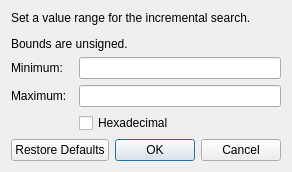
<?xml version="1.0" encoding="UTF-8"?>
<ui version="4.0">
 <class>RangeDialog</class>
 <widget class="QDialog" name="RangeDialog">
  <property name="windowTitle">
   <string>Search Range</string>
  </property>
  <property name="windowIcon">
   <iconset resource="../rc/icons.qrc">
    <normaloff>:/icons/logo.png</normaloff>:/icons/logo.png</iconset>
  </property>
  <layout class="QGridLayout" name="gridLayout">
   <item row="4" column="2">
    <widget class="QCheckBox" name="checkHex">
     <property name="text">
      <string>Hexadecimal</string>
     </property>
    </widget>
   </item>
   <item row="3" column="0">
    <widget class="QLabel" name="label_3">
     <property name="text">
      <string>Maximum:</string>
     </property>
    </widget>
   </item>
   <item row="7" column="0" colspan="3">
    <widget class="QDialogButtonBox" name="buttonBox">
     <property name="orientation">
      <enum>Qt::Horizontal</enum>
     </property>
     <property name="standardButtons">
      <set>QDialogButtonBox::Cancel|QDialogButtonBox::Ok|QDialogButtonBox::RestoreDefaults</set>
     </property>
    </widget>
   </item>
   <item row="0" column="0" colspan="3">
    <widget class="QLabel" name="label">
     <property name="text">
      <string>&lt;html&gt;&lt;head/&gt;&lt;body&gt;&lt;p&gt;Set a value range for the incremental search. &lt;/p&gt;&lt;p&gt;Bounds are unsigned.&lt;/p&gt;&lt;/body&gt;&lt;/html&gt;</string>
     </property>
    </widget>
   </item>
   <item row="2" column="0">
    <widget class="QLabel" name="label_2">
     <property name="text">
      <string>Minimum:</string>
     </property>
    </widget>
   </item>
   <item row="3" column="2">
    <widget class="QLineEdit" name="lineMax"/>
   </item>
   <item row="2" column="2">
    <widget class="QLineEdit" name="lineMin"/>
   </item>
  </layout>
 </widget>
 <resources>
  <include location="../rc/icons.qrc"/>
 </resources>
 <connections>
  <connection>
   <sender>buttonBox</sender>
   <signal>accepted()</signal>
   <receiver>RangeDialog</receiver>
   <slot>accept()</slot>
   <hints>
    <hint type="sourcelabel">
     <x>248</x>
     <y>254</y>
    </hint>
    <hint type="destinationlabel">
     <x>157</x>
     <y>274</y>
    </hint>
   </hints>
  </connection>
  <connection>
   <sender>buttonBox</sender>
   <signal>rejected()</signal>
   <receiver>RangeDialog</receiver>
   <slot>reject()</slot>
   <hints>
    <hint type="sourcelabel">
     <x>316</x>
     <y>260</y>
    </hint>
    <hint type="destinationlabel">
     <x>286</x>
     <y>274</y>
    </hint>
   </hints>
  </connection>
 </connections>
</ui>
